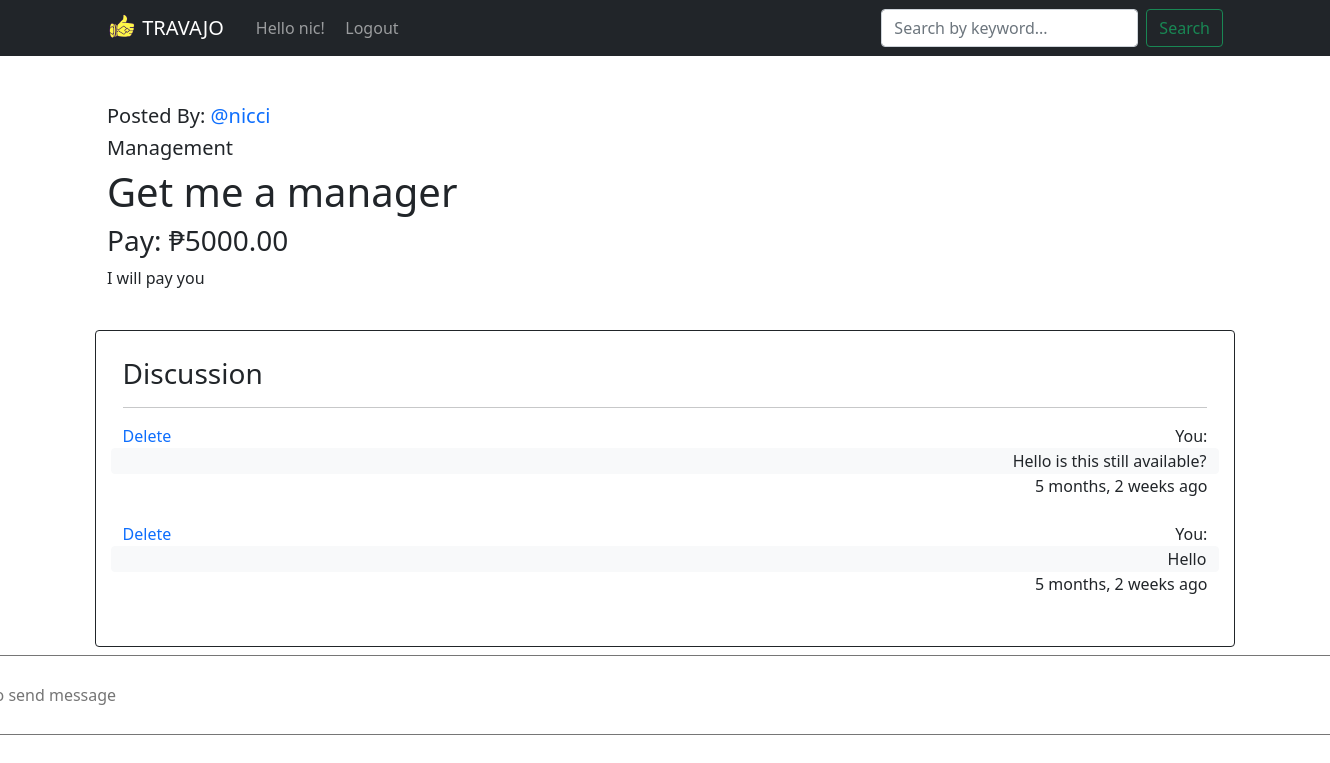
Page /post/7/ (signed in) on the committed database.
### base/models.py (models this page shows, shortened)
class Room(models.Model):
    host = category = models.ForeignKey(User, on_delete = models.SET_NULL, null= True)
    category = models.ForeignKey(Category, on_delete = models.SET_NULL, null= True)
    name = models.CharField(max_length=200)
    payout = models.CharField(max_length = 200, null = True, blank = True)
    description = models.TextField(null = True, blank = True)
    updated =  models.DateTimeField(auto_now = True)
    created = models.DateTimeField(auto_now_add = True)
    class Meta:
        ordering = ['-updated', '-created']

class Category(models.Model):
    name = models.CharField(max_length=200)
    def __str__(self):
        return self.name

class Message(models.Model):
    user = models.ForeignKey(User, on_delete = models.CASCADE)
    room = models.ForeignKey(Room, on_delete = models.CASCADE)
    body = models.TextField()
    updated =  models.DateTimeField(auto_now = True)
    created = models.DateTimeField(auto_now_add = True)

### base/views.py (the view, shortened to what this page needs)
def room(request, pk):
    room = Room.objects.get(id = pk)
    postMessages = room.message_set.all().order_by('-created')
    context = {'room': room,'postMessages':postMessages}
    return render(request, 'base/room.html', context)

### base/templates/base/room.html (shortened to what this page needs)
{%  extends 'main.html' %}
{% block content %}
<div>
<div class="container">
    <h5>Posted By: <a href= "{% url 'User Profile' room.host.id %}">@{{room.host.username}}</h5></a>
    <h5>{{room.category}}</h5>
    <h1>{{room.name}}</h1>
    {% if room.payout == None %}
    <h3>Pay: Not specified</h3>
    {%else%}
    <h3>Pay: ₱{{room.payout}}</h3>
    {%endif%}
    <p>{{room.description}}</p><br>
</div>
<div class="container border border-dark rounded" style="padding: 2%;">
<h3>Discussion</h3><hr>
{% for message in postMessages %}
    {%  if request.user == message.user %}
    <div class="row">
        <div class = "col d-flex sm-2 justify-content-start"><a href = "{% url 'Delete Message' message.id %}">Delete</a></div>
        <div class="col d-flex align-items-end flex-column">You:<br></div>
    </div>
    <div class="row justify-content-start bg-light border border-light rounded">
         <div class="col d-flex sm-8 justify-content-end">{{message.body}}</div>
    </div>
         <div class="d-flex align-items-end flex-column">{{message.created|timesince}} ago</div>
        <br>
     {%else%}
        <div class="d-flex align-items-start flex-column">@{{message.user}}:<br></div>
        <div class="d-flex sm-8 justify-content-start bg-light border border-light rounded">{{message.body}}</div>
        <div class="d-flex align-items-start flex-column">{{message.created|timesince}} ago</div>
        <br><br>
{%endif%}
{%endfor%}
</div>
    {% if request.user.is_authenticated %}
    <div class = "container d-flex p-2 justify-content-center">
        <form method = "POST" action = "">
            <input type = "text" name = "commentbox" placeholder = "Type to send message" rows = "4" style = "height: 10vh; width: 180vh;"/>
        </form>
     </div>
        {%endif%}
    </div>
{% endblock content %}

### templates/nav.html (shortened to what this page needs)
{%  load static %}
<nav class="navbar navbar-expand-lg navbar-dark bg-dark">
    <div class="container">
      <a class="navbar-brand" href="/">
        <img src="{% static 'images/site_icon.png' %}" width="30" height="30" class="d-inline-block align-top" alt="travajo logo">
        <span class="navbar-brand mb-0 h1">TRAVAJO</span>
      </a>
      <div class="collapse navbar-collapse" id="navbarSupportedContent">
        <ul class="navbar-nav me-auto mb-2 mb-lg-0">
          <div class="col d-flex align-items-center justify-content-center">
            {% if request.user.is_authenticated %}
            <span class="navbar-text">Hello {{request.user}}! &nbsp;&nbsp; </span>
            {%endif%}
        </div>
          <li class="nav-item">
            {% if request.user.is_authenticated %}
            <a class="nav-link" href = "{% url 'logoutUser' %}">Logout</a>
            {% else %}
            <a class ="nav-link" href = "{% url 'loginUser'  %}">Login</a>
            {% endif %}
            </li>
        </ul>
        <form class="d-flex" method="GET" action = "{% url 'home' %}">
          <input class="form-control me-2" type="text"  name = "q" placeholder="Search by keyword..." aria-label="Search">
          <button class="btn btn-outline-success" type="submit">Search</button>
        </form>
      </div>
    </div>
  </nav>
<br><br>

### templates/main.html (style rules this page uses)
html { height:100vh; }

### base/templates/base/room.html (style rules this page uses)
a { text-decoration: none; }

### rows in the picture
Room: host.username "nicci", category "Management", name "Get me a manager", payout "5000.00", description "I will pay you"
Message: body "Hello is this still available?", created "5 months, 2 weeks"
Message: body "Hello", created "5 months, 2 weeks"

### other values in the picture
{{ request.user }} "nic"
